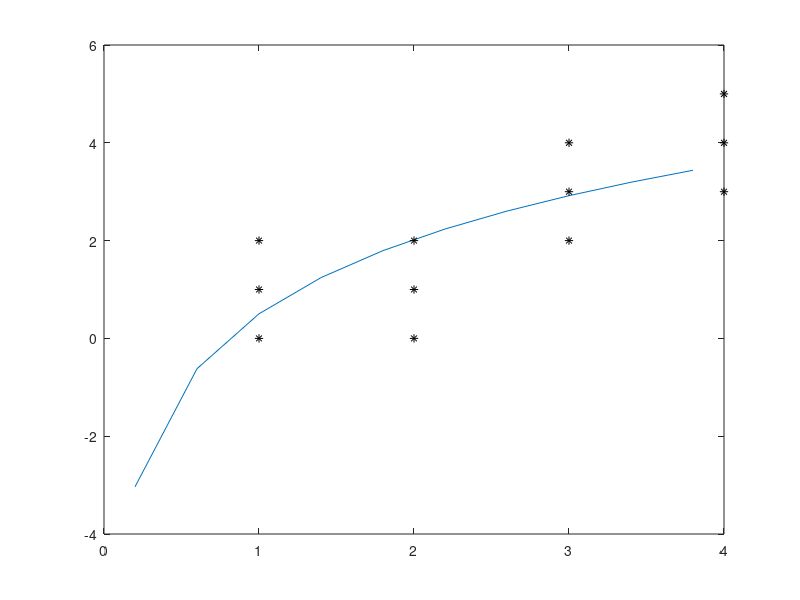

MATLAB code to generate this figure:
x = [0.200000 0.600000 1.000000 1.400000 1.800000 2.200000 2.600000 3.000000 3.400000 3.800000];
y = [-3.034889 -0.619680 0.503328 1.243035 1.795529 2.236687 2.603942 2.918537 3.193698 3.438218 ];
x0 = [1 1 1 2 2 2 3 3 3 4 4 4];
y0 = [0 1 2 1 2 0 2 3 4 3 4 5];

plot(x, y);
hold;
plot(x0, y0, 'k *');

print("-r60", "logarithmic-regression.png");